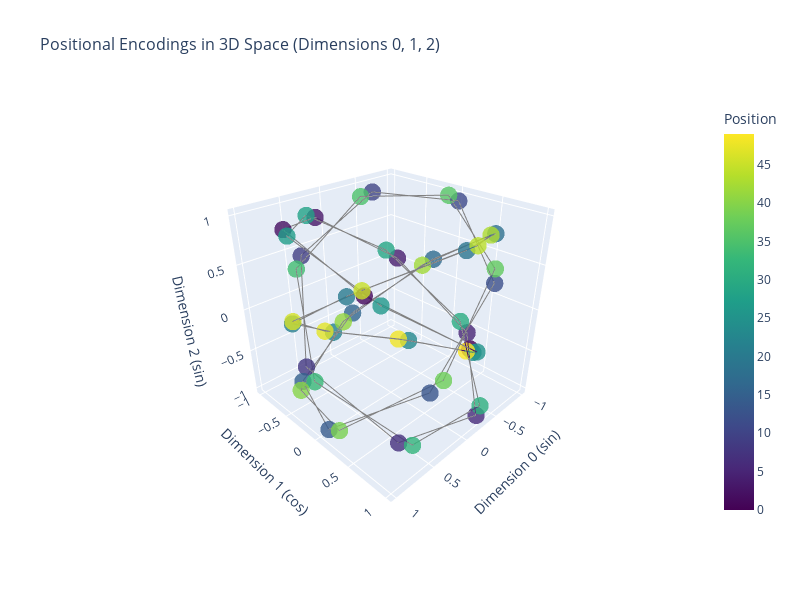

The code cell stored with this chart in its notebook:
### Markdown cell above
## 6. Interactive 3D Visualization

Let's see how positions are distributed when we look at just the first 3 dimensions of the positional encoding.

### Code cell
# 3D visualization using first 3 dimensions
pe_50 = generate_sinusoidal_pe(50, d_model)

fig = go.Figure(data=[go.Scatter3d(
    x=pe_50[:, 0],
    y=pe_50[:, 1],
    z=pe_50[:, 2],
    mode='markers+lines',
    marker=dict(
        size=6,
        color=np.arange(50),
        colorscale='Viridis',
        colorbar=dict(title='Position'),
        opacity=0.8
    ),
    line=dict(color='gray', width=2),
    text=[f'Position {i}' for i in range(50)],
    hoverinfo='text'
)])

fig.update_layout(
    title=dict(
        text='Positional Encodings in 3D Space (Dimensions 0, 1, 2)',
        font=dict(size=16)
    ),
    scene=dict(
        xaxis_title='Dimension 0 (sin)',
        yaxis_title='Dimension 1 (cos)',
        zaxis_title='Dimension 2 (sin)',
        camera=dict(eye=dict(x=1.5, y=1.5, z=1.2))
    ),
    width=800,
    height=600
)

fig.show()

print("Interact with the plot:")
print("• Rotate, zoom, and pan to explore the 3D structure")
print("• Hover over points to see position numbers")
print("• Notice how positions trace a smooth path through 3D space")
print("• The spiral pattern comes from combining sin and cos at different frequencies")

### Figure 1 — Plotly figure (JSON) as saved in the notebook; plotly's stock layout.template omitted (floating-point values rounded to 4 significant figures)
{"data": [{"hoverinfo": "text", "line": {"color": "gray", "width": 2}, "marker": {"color": [0, 1, 2, 3, 4, 5, 6, 7, 8, 9, 10, 11, 12, 13, 14, 15, 16, 17, 18, 19, 20, 21, 22, 23, 24, 25, 26, 27, 28, 29, 30, 31, 32, 33, 34, 35, 36, 37, 38, 39, 40, 41, 42, 43, 44, 45, 46, 47, 48, 49], "colorbar": {"title": {"text": "Position"}}, "colorscale": [[0, "#440154"], [0.1111, "#482878"], [0.2222, "#3e4989"], [0.3333, "#31688e"], [0.4444, "#26828e"], [0.5556, "#1f9e89"], [0.6667, "#35b779"], [0.7778, "#6ece58"], [0.8889, "#b5de2b"], [1, "#fde725"]], "opacity": 0.8, "size": 6}, "mode": "markers+lines", "text": ["Position 0", "Position 1", "Position 2", "Position 3", "Position 4", "Position 5", "Position 6", "Position 7", "Position 8", "Position 9", "Position 10", "Position 11", "Position 12", "Position 13", "Position 14", "Position 15", "Position 16", "Position 17", "Position 18", "Position 19", "Position 20", "Position 21", "Position 22", "Position 23", "Position 24", "Position 25", "Position 26", "Position 27", "Position 28", "Position 29", "Position 30", "Position 31", "Position 32", "Position 33", "Position 34", "Position 35", "Position 36", "Position 37", "Position 38", "Position 39", "Position 40", "Position 41", "Position 42", "Position 43", "Position 44", "Position 45", "Position 46", "Position 47", "Position 48", "Position 49"], "type": "scatter3d", "x": [0.0, 0.8415, 0.9093, 0.1411, -0.7568, -0.9589, -0.2794, 0.657, 0.9894, 0.4121, -0.544, -1.0, -0.5366, 0.4202, 0.9906, 0.6503, -0.2879, -0.9614, -0.751, 0.1499, 0.9129, 0.8367, -0.008851, -0.8462, -0.9056, -0.1324, 0.7626, 0.9564, 0.2709, -0.6636, -0.988, -0.404, 0.5514, 0.9999, 0.5291, -0.4282, -0.9918, -0.6435, 0.2964, 0.9638, 0.7451, -0.1586, -0.9165, -0.8318, 0.0177, 0.8509, 0.9018, 0.1236, -0.7683, -0.9538], "y": [1.0, 0.5403, -0.4161, -0.99, -0.6536, 0.2837, 0.9602, 0.7539, -0.1455, -0.9111, -0.8391, 0.004426, 0.8439, 0.9074, 0.1367, -0.7597, -0.9577, -0.2752, 0.6603, 0.9887, 0.4081, -0.5477, -1.0, -0.5328, 0.4242, 0.9912, 0.6469, -0.2921, -0.9626, -0.7481, 0.1543, 0.9147, 0.8342, -0.01328, -0.8486, -0.9037, -0.128, 0.7654, 0.9551, 0.2666, -0.6669, -0.9873, -0.4, 0.5551, 0.9998, 0.5253, -0.4322, -0.9923, -0.6401, 0.3006], "z": [0.0, 0.6816, 0.9975, 0.7783, 0.1415, -0.5711, -0.9774, -0.8593, -0.2802, 0.4492, 0.9376, 0.9231, 0.4133, -0.3182, -0.879, -0.9682, -0.538, 0.1808, 0.8027, 0.9939, 0.6519, -0.0398, -0.7101, -0.9995, -0.7527, -0.102, 0.6033, 0.985, 0.8383, 0.2418, -0.4844, -0.9507, -0.907, -0.3767, 0.3557, 0.8973, 0.9575, 0.504, -0.2198, -0.8258, -0.9887, -0.6212, 0.07955, 0.7376, 1.0, 0.7259, 0.06235, -0.6346, -0.9911, -0.8159]}], "layout": {"height": 600, "scene": {"camera": {"eye": {"x": 1.5, "y": 1.5, "z": 1.2}}, "xaxis": {"title": {"text": "Dimension 0 (sin)"}}, "yaxis": {"title": {"text": "Dimension 1 (cos)"}}, "zaxis": {"title": {"text": "Dimension 2 (sin)"}}}, "title": {"font": {"size": 16}, "text": "Positional Encodings in 3D Space (Dimensions 0, 1, 2)"}, "width": 800}}
